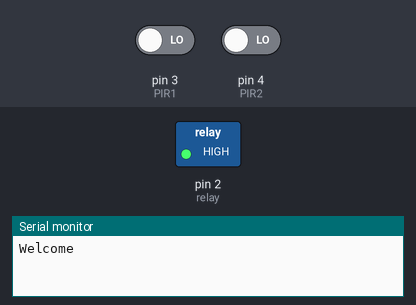
A sketch run on a simulated Arduino Uno, built with avr-gcc and run on an emulated ATmega328P. On the bench: switched loads named in the sketch (green lamp = pin HIGH), the last lines printed to the serial monitor. Inputs (shaded band) come from the test bench; at power-on: pin 3 (PIR1) LOW, pin 4 (PIR2) LOW.

Above: at 1.2 s.
1.3 s: pin 3 (PIR1) driven HIGH
At 2.7 s:
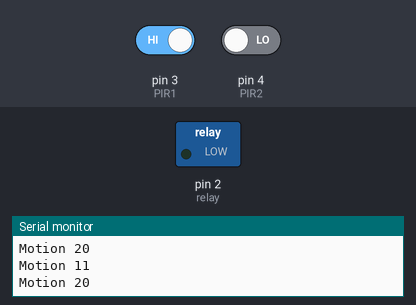
Timing chart, 0 to 4.3 s (numbered marks = the images above; inputs shaded):
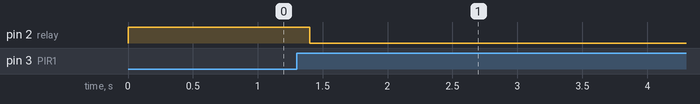

Measured:
- after the input at 1.3 s, pin 2 (relay): HIGH → LOW after 0.10 s

The sketch:

MosquitoFanRegular.ino
```cpp
#define PIR1  PD3
#define PIR2  PD4


#define relay  PD2
int motionCount =0;
int switchOn = 0;
int time =10;


  void setup()
{
  Serial.begin(9600);

  pinMode(relay,OUTPUT );
  digitalWrite(relay, HIGH);//Off
  pinMode(PIR1, INPUT);
  pinMode(PIR2, INPUT);

Serial.println("Welcome");
}

void loop(){

if ( digitalRead(PIR1) || digitalRead(PIR2) ){//motion detected
  Serial.print("Motion 1");
   Serial.println(digitalRead(PIR1));
    Serial.print("Motion 2");
     Serial.println(digitalRead(PIR2));
  if (switchOn < time){
    switchOn = time;//Since motion is deteted so sensor should be on for atleast 60 Seconds
  }
}

  if (switchOn > 0){
    digitalWrite(relay, LOW);//On
    switchOn--;
    delay(1000);

  }else {
    digitalWrite(relay, HIGH);//Off
    delay(200);
  }


}
```
